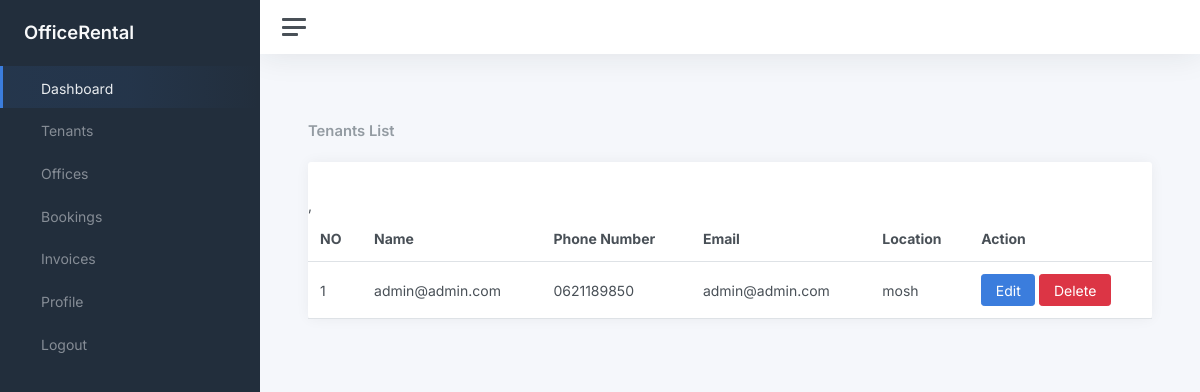
The app's page /tenants/ (signed in) with its own data.
### office/models.py (models this page shows, shortened)
class Tenant(models.Model):
    user = models.OneToOneField(User, null=True, blank=True, on_delete=models.CASCADE)
    email = models.EmailField(max_length=200, null=True, blank=True)
    name = models.CharField(max_length=200, null=True, blank=True)
    phone_number = models.CharField(max_length=200, null=True, blank=True)
    location = models.CharField(max_length=200, null=True, blank=True)

### office/views.py (the view, shortened to what this page needs)
# urls.py: path('tenants/', TenantAPIView.as_view()),
@login_required
def tenants(request):
    form = TenantForm()
    if request.user.is_superuser:
       tenants_list = enumerate(Tenant.objects.all(), start=1)
    else:
        land = LandLoad.objects.get(user = request.user)
        tenants_list = enumerate(Tenant.objects.filter(officebooking__office__landload = land), start=1)
    context = {'form': form,  'tenants_list':tenants_list}
    return render(request, 'office/tenants.html', context)

### templates/office/tenants.html (shortened to what this page needs)
{% extends 'snippets/base.html' %}
{% block content %}
{% load static %}
	<div class="wrapper">
		{% include "snippets/sidebar.html" %}
			<main class="content">
				<div class="container-fluid p-0">
<br>
<div class="d-flex justify-content-between">
	<h5 class="card-title mb-0">Tenants List</h5>
								</div>
</div>
<br>
					<div class="row">
						<div class="col-12 col-lg-12 col-xxl-9 d-flex">
							<div class="card flex-fill">
								<div class="card-header">
								</div>
								<table class="table table-hover my-0">
									<thead>
										<tr>
											<th>NO</th>
											<th class="d-none d-xl-table-cell">Name</th>
											<th class="d-none d-xl-table-cell">Phone Number</th>
											<th>Email</th>
											<th class="d-none d-md-table-cell">Location</th>
											<th>Action</th>
										</tr>
									</thead>
									<tbody>
									{% for no, tenant in  tenants_list %}
										<tr>
											<td>{{no}}</td>
											<td class="d-none d-xl-table-cell">{{tenant.user.username}}</td>
											<td class="d-none d-xl-table-cell">{{tenant.phone_number}}</td>
											<td class="d-none d-md-table-cell">{{tenant.user.email}}</td>,
											<td>{{tenant.location}}</td>
											<td>
												<button class="btn btn-primary">
													<a class="text-white" href="">Edit</a>
												</button>
												<button class="btn btn-danger">
													<a  class="text-white" href="">Delete</a>
												</button>
											</td>
										</tr>
										{% endfor %}
									</tbody>
								</table>
							</div>
						</div>
					</div>
				</div>
	{% endblock %}

### records on screen
Tenant: no "1", user.username "admin@admin.com", phone_number "0621189850", user.email "admin@admin.com", location "mosh"
